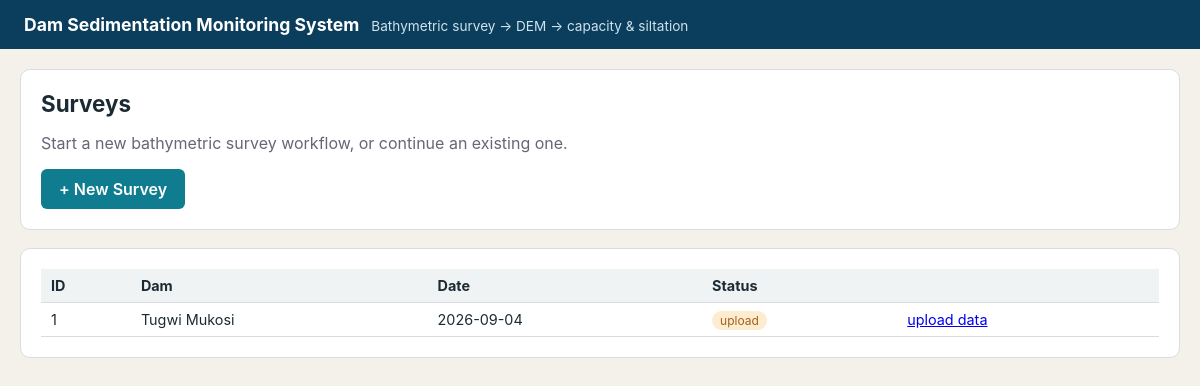
The page / on the database its author committed.
### tables this page shows
CREATE TABLE surveys (
            id INTEGER PRIMARY KEY AUTOINCREMENT,
            dam_name TEXT NOT NULL,
            survey_date TEXT NOT NULL,
            crs_epsg INTEGER NOT NULL DEFAULT 4326,
            fsl_elevation REAL,
            dead_water_elevation REAL,
            current_water_elevation REAL,
            original_design_capacity_m3 REAL,
            status TEXT NOT NULL DEFAULT 'team',
            created_at TEXT NOT NULL
        );

### app.py (the view)
@app.route("/")
def index():
    surveys = db.list_surveys()
    return render_template("index.html", surveys=surveys)

### db.py (called while the page is built)
def get_conn():
    conn = sqlite3.connect(DB_PATH)
    conn.row_factory = sqlite3.Row
    conn.execute("PRAGMA foreign_keys = ON")
    return conn

def list_surveys():
    conn = get_conn()
    rows = conn.execute("SELECT * FROM surveys ORDER BY id DESC").fetchall()
    conn.close()
    return [dict(r) for r in rows]

### templates/index.html
{% extends "base.html" %}
{% block content %}
<div class="card">
  <h1>Surveys</h1>
  <p class="muted">Start a new bathymetric survey workflow, or continue an existing one.</p>
  <a class="btn btn-primary" href="{{ url_for('team') }}">+ New Survey</a>
</div>
<div class="card">
  <table class="table">
    <thead>
      <tr><th>ID</th><th>Dam</th><th>Date</th><th>Status</th><th></th></tr>
    </thead>
    <tbody>
      {% for s in surveys %}
      <tr>
        <td>{{ s.id }}</td>
        <td>{{ s.dam_name }}</td>
        <td>{{ s.survey_date }}</td>
        <td><span class="badge badge-{{ s.status }}">{{ s.status }}</span></td>
        <td>
          {% if s.status == 'team' %}
            <a href="{{ url_for('team') }}">continue</a>
          {% elif s.status == 'upload' %}
            <a href="{{ url_for('upload', survey_id=s.id) }}">upload data</a>
          {% else %}
            <a href="{{ url_for('workspace', survey_id=s.id) }}">open workspace</a>
          {% endif %}
        </td>
      </tr>
      {% else %}
      <tr><td colspan="5" class="muted">No surveys yet.</td></tr>
      {% endfor %}
    </tbody>
  </table>
</div>
{% endblock %}

### static/css/style.css (style rules this page uses)
:root { --navy: #0b3d5c; --teal: #0f7d8f; --sand: #f4f1ea; --ink: #1c2b33; --line: #d9dde1; --danger: #b3261e; }
* { box-sizing: border-box; }
body { margin: 0; font-family: -apple-system, Segoe UI, Roboto, Helvetica, Arial, sans-serif; background: var(--sand); color: var(--ink); }
.card { background: #fff; border: 1px solid var(--line); border-radius: 10px; padding: 20px; margin-bottom: 18px; }
h1 { font-size: 1.4rem; margin: 0 0 8px; }
.muted { color: #667; }
.btn { display: inline-block; border: none; border-radius: 6px; padding: 10px 18px; font-weight: 600; cursor: pointer; text-decoration: none; }
.btn-primary { background: var(--teal); color: #fff; }
.table { width: 100%; border-collapse: collapse; }
.table th, .table td { text-align: left; padding: 8px 10px; border-bottom: 1px solid var(--line); font-size: 0.9rem; }
.table thead th { background: #f0f3f4; }
.badge { padding: 2px 8px; border-radius: 12px; font-size: 0.75rem; background: #e7ecee; }
.badge-upload { background: #fdeccf; color: #a0631b; }

### rows shown on the page
surveys: id "1", dam_name "Tugwi Mukosi", survey_date "2026-09-04", status "upload"
